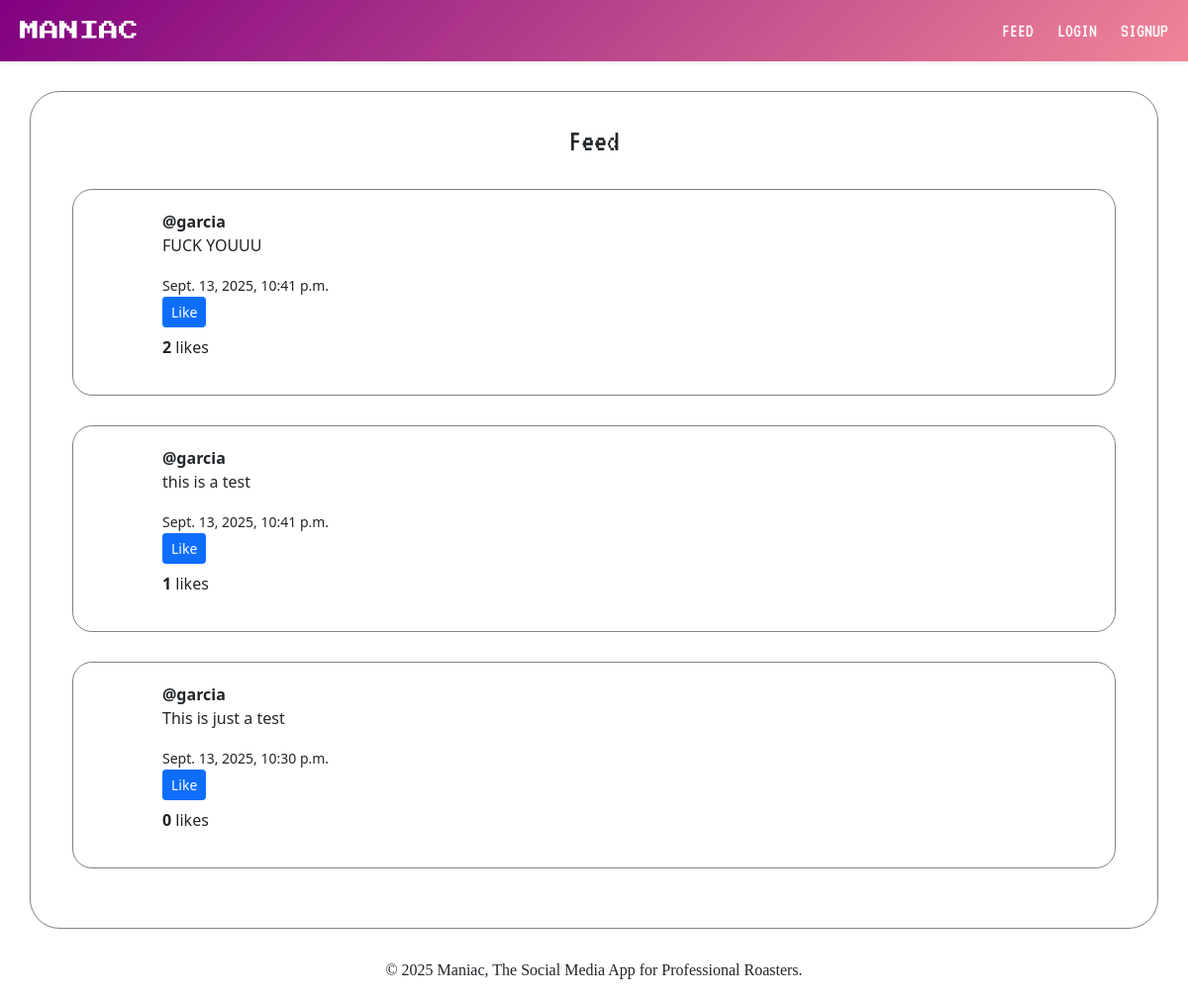
The app's page /, older data.
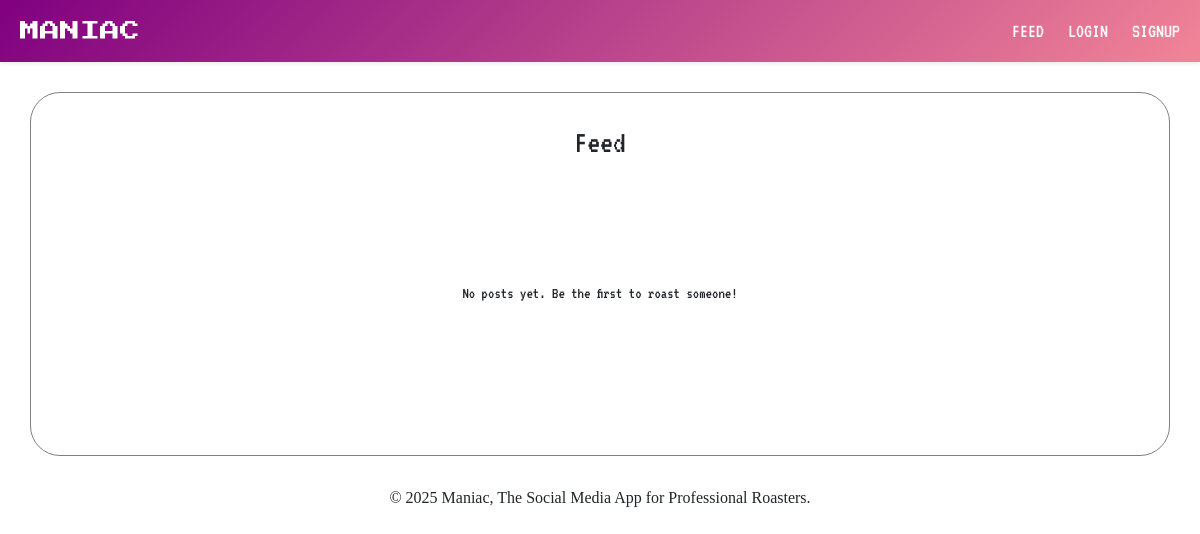
The same page, newer data.
### core/models.py (models this page shows, shortened)
class Post(models.Model):
    author = models.ForeignKey(User, on_delete=models.CASCADE)
    content = models.TextField()
    created_at = models.DateTimeField(auto_now_add=True)
    likes = models.ManyToManyField(User, related_name='liked_posts', blank=True)
    def total_likes(self):
        return self.likes.count()

### core/views.py (the view)
# urls.py: path('', views.feed, name='feed'),
def feed(request):
    posts = Post.objects.all().order_by('-created_at')
    return render(request, 'core/feed.html', {'posts': posts})

### core/templates/core/feed.html (shortened to what this page needs)
{% extends "core/base.html" %}
{% block content %}
  <div class="container container-feed-styling">
    <h2 class="font-for-text text-center">Feed</h2>
    {% for post in posts %}
      <div class="container-post-styling">
        <strong>@{{ post.author.username }}</strong>
        <p>{{ post.content }}</p>
        <small>{{ post.created_at }}</small>
        <form method="post" action="{% url 'like_post' post.id %}">
        {% if user in post.likes.all %}
          <button type="submit" class="btn btn-sm btn-danger">Unlike</button>
        {% else %}
          <button type="submit" class="btn btn-sm btn-primary">Like</button>
        {% endif %}
      </form>
      <p class="mt-2"><strong>{{ post.total_likes }}</strong> likes</p>
      </div>
    {% empty %}
      <p class="text-center font-for-text no-posts-text">No posts yet. Be the first to roast someone!</p>
    {% endfor %}
  </div>
{% endblock %}

### core/templates/core/base.html (shortened to what this page needs)
{% load static %}
<!DOCTYPE html>
<html lang="en">
<head>
    <link rel="stylesheet" href="{% static 'core/style.css' %}">
    <link href="https://cdn.jsdelivr.net/npm/bootstrap@5.0.2/dist/css/bootstrap.min.css" rel="stylesheet">
</head>
<body>
    <header>
        <nav class="navbar navbar-expand-lg navbar-light navbar-background shadow-sm">
            <div class="container-fluid font-for-text">
                <a class="navbar-brand font-for-brand text-white ms-2">MANIAC</a>
                <div class="collapse navbar-collapse" id="navbarSupportedContent">
                    <ul class="navbar-nav ms-auto mb-2 mb-lg-0 gap-2">
                        <li class="nav-item">
                            <a class="nav-link active text-white nav-button fs-5" aria-current="page" href="{% url 'feed' %}">FEED</a>
                        </li>
                        {% if user.is_authenticated %}
                            <li class="nav-item">
                                <a class="nav-link active text-white nav-button fs-5" aria-current="page" href="{% url 'profile' user.username %}">PROFILE</a>
                            </li>
                            <li class="nav-item">
                                <a class="nav-link active text-white nav-button fs-5" aria-current="page" href="{% url 'post' %}">POST</a>
                            </li>
                            <li class="nav-item">
                                <a class="nav-link active text-white nav-button fs-5" aria-current="page" href="{% url 'logout' %}">LOGOUT</a>
                            </li>
                        {% else %}
                            <li class="nav-item">
                                <a class="nav-link active text-white nav-button fs-5" aria-current="page" href="{% url 'login' %}">LOGIN</a>
                            </li>
                            <li class="nav-item">
                                <a class="nav-link active text-white nav-button fs-5" aria-current="page" href="{% url 'signup' %}">SIGNUP</a>
                            </li>
                        {% endif %}
                    </ul>
                </div>
            </div>
        </nav>
    </header>
    <main>
        {% block content %}{% endblock %}
    </main>
    <footer class="footer-styling">
        <p>&copy; 2025 Maniac, The Social Media App for Professional Roasters.</p>
    </footer>
</body>
</html>

### core/static/core/style.css (style rules this page uses)
.font-for-text { font-family: 'VT323'; }
.font-for-brand { font-family: 'Press Start 2P' }
.no-posts-text { margin-block: 120px; }
.navbar-background { background: linear-gradient(135deg, purple, rgb(241, 133, 151)) }
.nav-button { transition: background-color 0.3 ease; border-radius: 10px; }
.footer-styling { text-align: center; font-family: 'Oswald'; margin-top: auto; }
.container-feed-styling { padding-block: 30px; margin-block: 30px; border: 1px solid gray; border-radius: 30px; }

Row changes from the older to the newer data that the page shows:
removed Post: author.username "garcia", content "FUCK YOUUU", created_at "Sept. 13, 2025, 10:41 p.m.", shows "Like", total_likes "2"
removed Post: author.username "garcia", content "this is a test", created_at "Sept. 13, 2025, 10:41 p.m.", shows "Like", total_likes "1"
removed Post: author.username "garcia", content "This is just a test", created_at "Sept. 13, 2025, 10:30 p.m.", shows "Like", total_likes "0"
Text that changed along with them:
text now shown: "No posts yet. Be the first to roast someone!"
